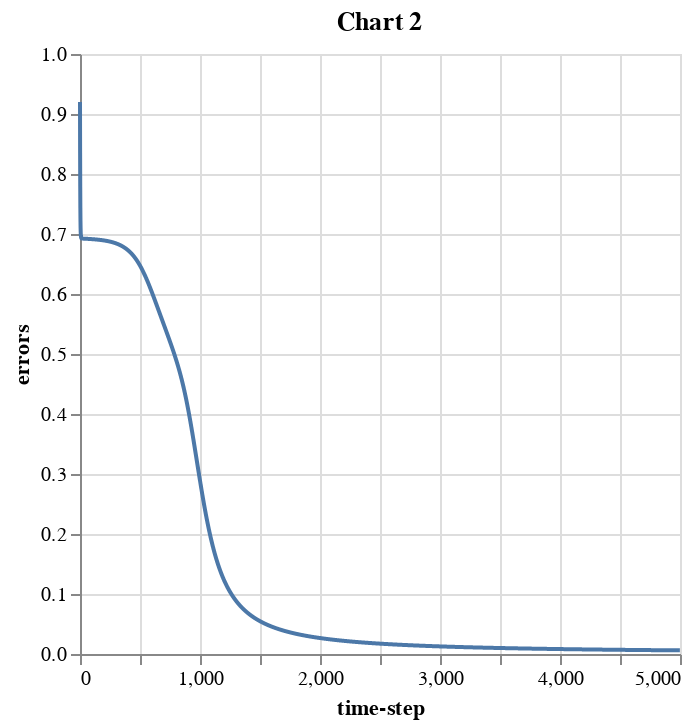

The cell this chart's notebook holds for it:
### Code cell
alt.data_transformers.disable_max_rows()
df = pd.DataFrame({"errors":errors, "time-step": np.arange(0, len(errors))})
alt.Chart(df).mark_line().encode(x="time-step", y="errors").properties(title='Chart 2')

### Figure 1 — Vega-Lite specification as saved in the notebook (floating-point values rounded to 4 significant figures; data arrays with more than 128 entries replaced by an {"elided": "..."} marker saying what was removed)
{"config": {"view": {"continuousWidth": 300, "continuousHeight": 300}}, "data": {"name": "data-d61664305b0b3a4029e409ef64f96207"}, "mark": {"type": "line"}, "encoding": {"x": {"field": "time-step", "type": "quantitative"}, "y": {"field": "errors", "type": "quantitative"}}, "title": "Chart 2", "$schema": "https://vega.github.io/schema/vega-lite/v5.20.1.json", "datasets": {"data-d61664305b0b3a4029e409ef64f96207": {"elided": "5000 records"}}}
